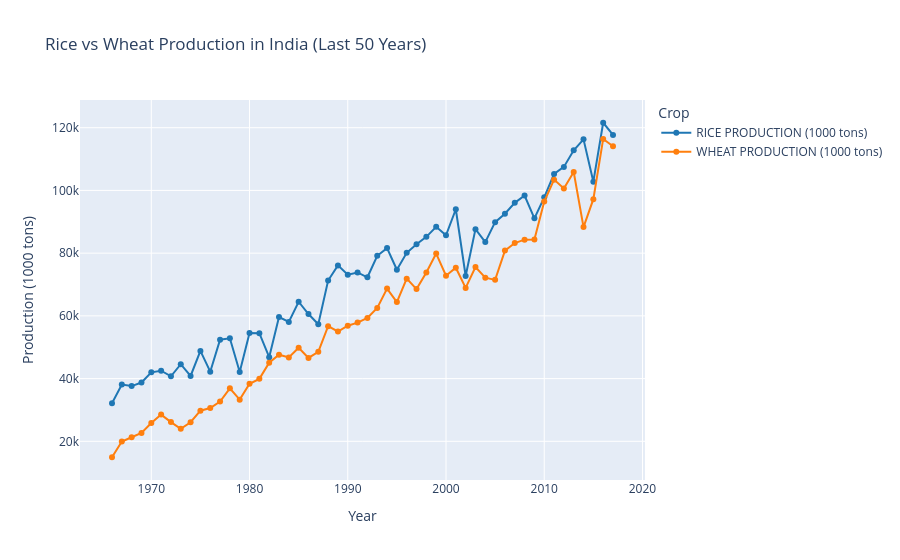

Notebook code cell kept with this figure:
### Markdown cell above
Rice Production Vs Wheat Production (Last 50y)

### Code cell
df_filtered = df[df['Year'] >= 1966]

# Group by year and sum production
rice_wheat_trend = df_filtered.groupby('Year')[
    ['RICE PRODUCTION (1000 tons)', 'WHEAT PRODUCTION (1000 tons)']
].sum().reset_index()

# Melt for line chart
df_melted = rice_wheat_trend.melt(
    id_vars='Year',
    value_vars=['RICE PRODUCTION (1000 tons)', 'WHEAT PRODUCTION (1000 tons)'],
    var_name='Crop',
    value_name='Production'
)

# Line chart
fig = px.line(
    df_melted,
    x='Year',
    y='Production',
    color='Crop',
    markers=True,
    title='Rice vs Wheat Production in India (Last 50 Years)',
    labels={'Production': 'Production (1000 tons)', 'Year': 'Year', 'Crop': 'Crop Type'},
    color_discrete_map={
        'RICE PRODUCTION (1000 tons)': '#1f77b4',
        'WHEAT PRODUCTION (1000 tons)': '#ff7f0e'
    }
)

fig.update_layout(
    xaxis_title='Year',
    yaxis_title='Production (1000 tons)',
    legend_title='Crop',
    hovermode='x unified'
)

fig.show()

### Figure 1 — Plotly figure (JSON) as saved in the notebook; plotly's stock layout.template omitted (floating-point values rounded to 4 significant figures)
{"data": [{"hovertemplate": "Crop Type=RICE PRODUCTION (1000 tons)<br>Year=%{x}<br>Production (1000 tons)=%{y}<extra></extra>", "legendgroup": "RICE PRODUCTION (1000 tons)", "line": {"color": "#1f77b4", "dash": "solid"}, "marker": {"symbol": "circle"}, "mode": "lines+markers", "name": "RICE PRODUCTION (1000 tons)", "orientation": "v", "showlegend": true, "type": "scatter", "x": [1966, 1967, 1968, 1969, 1970, 1971, 1972, 1973, 1974, 1975, 1976, 1977, 1978, 1979, 1980, 1981, 1982, 1983, 1984, 1985, 1986, 1987, 1988, 1989, 1990, 1991, 1992, 1993, 1994, 1995, 1996, 1997, 1998, 1999, 2000, 2001, 2002, 2003, 2004, 2005, 2006, 2007, 2008, 2009, 2010, 2011, 2012, 2013, 2014, 2015, 2016, 2017], "xaxis": "x", "y": [32160.0, 38090.0, 37620.0, 38750.0, 42010.0, 42510.0, 40720.0, 44590.0, 40840.0, 48830.0, 42210.0, 52420.0, 52850.0, 42080.0, 54550.0, 54470.0, 46830.0, 59630.0, 58080.0, 64510.0, 60570.0, 57340.0, 71260.0, 76100.0, 73130.0, 73840.0, 72300.0, 79160.0, 81610.0, 74710.0, 80100.0, 82840.0, 85190.0, 88390.0, 85690.0, 94000.0, 72720.0, 87650.0, 83520.0, 89880.0, 92550.0, 96030.0, 98380.0, 91100.0, 97800.0, 105200.0, 107500.0, 112800.0, 116300.0, 102800.0, 121600.0, 117700.0], "yaxis": "y"}, {"hovertemplate": "Crop Type=WHEAT PRODUCTION (1000 tons)<br>Year=%{x}<br>Production (1000 tons)=%{y}<extra></extra>", "legendgroup": "WHEAT PRODUCTION (1000 tons)", "line": {"color": "#ff7f0e", "dash": "solid"}, "marker": {"symbol": "circle"}, "mode": "lines+markers", "name": "WHEAT PRODUCTION (1000 tons)", "orientation": "v", "showlegend": true, "type": "scatter", "x": [1966, 1967, 1968, 1969, 1970, 1971, 1972, 1973, 1974, 1975, 1976, 1977, 1978, 1979, 1980, 1981, 1982, 1983, 1984, 1985, 1986, 1987, 1988, 1989, 1990, 1991, 1992, 1993, 1994, 1995, 1996, 1997, 1998, 1999, 2000, 2001, 2002, 2003, 2004, 2005, 2006, 2007, 2008, 2009, 2010, 2011, 2012, 2013, 2014, 2015, 2016, 2017], "xaxis": "x", "y": [14920.0, 19940.0, 21310.0, 22680.0, 25850.0, 28520.0, 26120.0, 24010.0, 26090.0, 29770.0, 30620.0, 32690.0, 36910.0, 33290.0, 38350.0, 39910.0, 45090.0, 47620.0, 46740.0, 49850.0, 46600.0, 48540.0, 56720.0, 55020.0, 56860.0, 57860.0, 59360.0, 62510.0, 68700.0, 64400.0, 71870.0, 68530.0, 73850.0, 79870.0, 72790.0, 75360.0, 68920.0, 75560.0, 72190.0, 71480.0, 80810.0, 83230.0, 84300.0, 84330.0, 96470.0, 103400.0, 100600.0, 105900.0, 88320.0, 97210.0, 116400.0, 114100.0], "yaxis": "y"}], "layout": {"hovermode": "x unified", "legend": {"title": {"text": "Crop"}, "tracegroupgap": 0}, "title": {"text": "Rice vs Wheat Production in India (Last 50 Years)"}, "xaxis": {"anchor": "y", "domain": [0, 1], "title": {"text": "Year"}}, "yaxis": {"anchor": "x", "domain": [0, 1], "title": {"text": "Production (1000 tons)"}}}}
